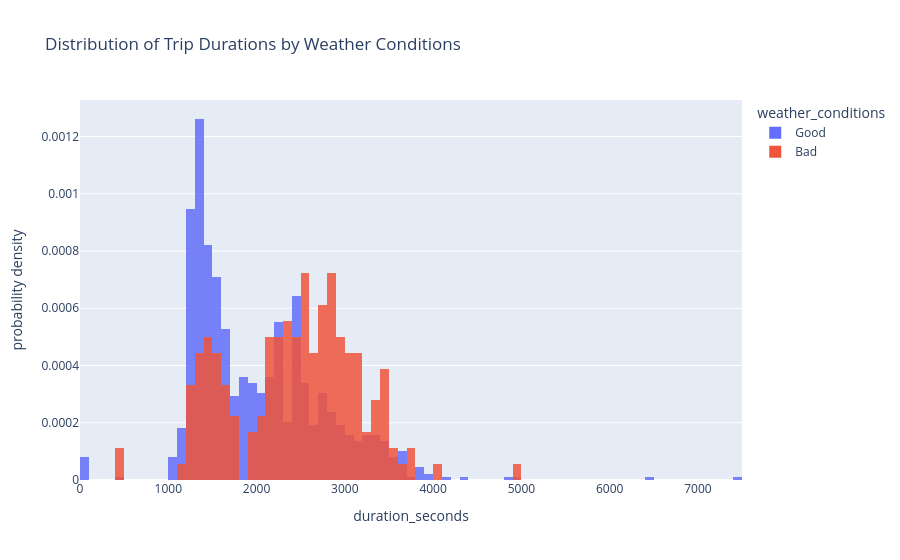

This figure's notebook cell:
### Code cell
# Histogram of trip durations for rainy and non-rainy conditions
fig = px.histogram(
    weather_trips,
    x='duration_seconds',
    color='weather_conditions',
    histnorm='probability density',
    barmode='overlay',
    opacity=0.85,
    title='Distribution of Trip Durations by Weather Conditions'
    
    
)

fig.show()

### Figure 1 — Plotly figure (JSON) as saved in the notebook; plotly's stock layout.template omitted (floating-point values rounded to 4 significant figures; data arrays with more than 128 entries replaced by an {"elided": "..."} marker saying what was removed)
{"data": [{"bingroup": "x", "histnorm": "probability density", "hovertemplate": "weather_conditions=Good<br>duration_seconds=%{x}<br>probability density=%{y}<extra></extra>", "legendgroup": "Good", "marker": {"color": "#636efa", "opacity": 0.85, "pattern": {"shape": ""}}, "name": "Good", "orientation": "v", "showlegend": true, "type": "histogram", "x": {"elided": "888 float values"}, "xaxis": "x", "yaxis": "y"}, {"bingroup": "x", "histnorm": "probability density", "hovertemplate": "weather_conditions=Bad<br>duration_seconds=%{x}<br>probability density=%{y}<extra></extra>", "legendgroup": "Bad", "marker": {"color": "#EF553B", "opacity": 0.85, "pattern": {"shape": ""}}, "name": "Bad", "orientation": "v", "showlegend": true, "type": "histogram", "x": {"elided": "180 float values"}, "xaxis": "x", "yaxis": "y"}], "layout": {"barmode": "overlay", "legend": {"title": {"text": "weather_conditions"}, "tracegroupgap": 0}, "title": {"text": "Distribution of Trip Durations by Weather Conditions"}, "xaxis": {"anchor": "y", "domain": [0, 1], "title": {"text": "duration_seconds"}}, "yaxis": {"anchor": "x", "domain": [0, 1], "title": {"text": "probability density"}}}}
